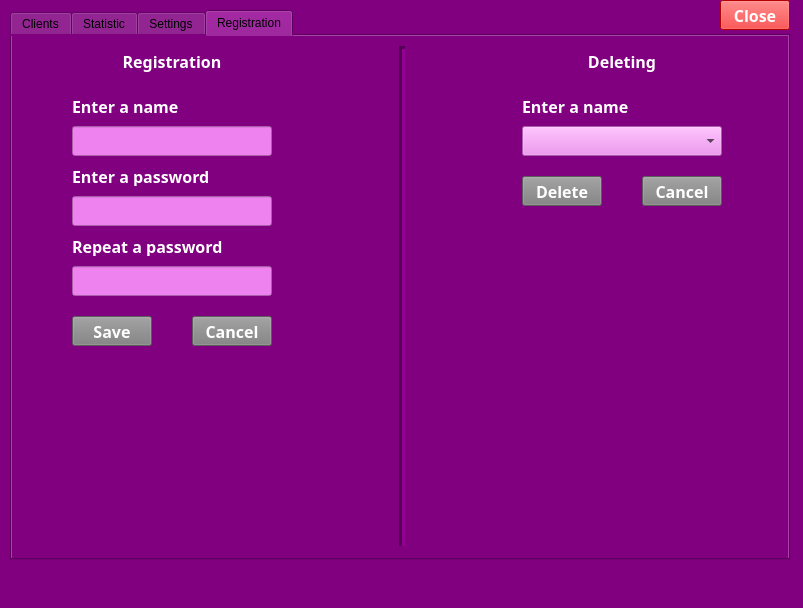
<?xml version="1.0" encoding="UTF-8"?>
<ui version="4.0">
 <class>MainWindow</class>
 <widget class="QMainWindow" name="MainWindow">
  <property name="geometry">
   <rect>
    <x>0</x>
    <y>0</y>
    <width>803</width>
    <height>608</height>
   </rect>
  </property>
  <property name="sizePolicy">
   <sizepolicy hsizetype="Fixed" vsizetype="Fixed">
    <horstretch>0</horstretch>
    <verstretch>0</verstretch>
   </sizepolicy>
  </property>
  <property name="minimumSize">
   <size>
    <width>803</width>
    <height>608</height>
   </size>
  </property>
  <property name="maximumSize">
   <size>
    <width>803</width>
    <height>608</height>
   </size>
  </property>
  <property name="windowTitle">
   <string> Server administration</string>
  </property>
  <property name="styleSheet">
   <string notr="true">QWidget {
	background-color: purple;
	color: black;
}

QLineEdit {
	background-color: violet;
	color: black;
}

QPushButton {
	background-color: grey;
	color: white;
}

QLabel {;
	color: white;
}

QTableView {
	background-color: white;
	color: black;
	font: 63 10pt &quot;Lucida Sans&quot;;
}</string>
  </property>
  <widget class="QWidget" name="centralwidget">
   <widget class="QTabWidget" name="tabWidget">
    <property name="geometry">
     <rect>
      <x>10</x>
      <y>10</y>
      <width>780</width>
      <height>550</height>
     </rect>
    </property>
    <property name="currentIndex">
     <number>3</number>
    </property>
    <widget class="QWidget" name="tab_clients">
     <attribute name="title">
      <string>Clients</string>
     </attribute>
     <widget class="QTableView" name="tableView_clients">
      <property name="geometry">
       <rect>
        <x>5</x>
        <y>30</y>
        <width>765</width>
        <height>490</height>
       </rect>
      </property>
     </widget>
     <widget class="QLabel" name="lbl_clients">
      <property name="geometry">
       <rect>
        <x>5</x>
        <y>5</y>
        <width>200</width>
        <height>20</height>
       </rect>
      </property>
      <property name="font">
       <font>
        <family>Lucida Sans</family>
        <pointsize>10</pointsize>
       </font>
      </property>
      <property name="text">
       <string>Active Clients List:</string>
      </property>
     </widget>
     <widget class="QPushButton" name="btn_refresh">
      <property name="geometry">
       <rect>
        <x>695</x>
        <y>5</y>
        <width>75</width>
        <height>25</height>
       </rect>
      </property>
      <property name="font">
       <font>
        <family>Lucida Sans</family>
        <pointsize>10</pointsize>
        <weight>75</weight>
        <bold>true</bold>
       </font>
      </property>
      <property name="text">
       <string>Refresh</string>
      </property>
     </widget>
    </widget>
    <widget class="QWidget" name="tab_statistic">
     <attribute name="title">
      <string>Statistic</string>
     </attribute>
     <widget class="QTableView" name="tableView_statistic">
      <property name="geometry">
       <rect>
        <x>5</x>
        <y>5</y>
        <width>765</width>
        <height>515</height>
       </rect>
      </property>
     </widget>
    </widget>
    <widget class="QWidget" name="tab_settings">
     <attribute name="title">
      <string>Settings</string>
     </attribute>
     <widget class="QLineEdit" name="lineEdit_db_path">
      <property name="geometry">
       <rect>
        <x>190</x>
        <y>20</y>
        <width>200</width>
        <height>30</height>
       </rect>
      </property>
      <property name="font">
       <font>
        <family>Lucida Sans</family>
        <pointsize>12</pointsize>
        <weight>75</weight>
        <bold>true</bold>
       </font>
      </property>
     </widget>
     <widget class="QLabel" name="lbl_bd_path">
      <property name="geometry">
       <rect>
        <x>20</x>
        <y>20</y>
        <width>150</width>
        <height>30</height>
       </rect>
      </property>
      <property name="font">
       <font>
        <family>Lucida Sans</family>
        <pointsize>12</pointsize>
        <weight>75</weight>
        <bold>true</bold>
       </font>
      </property>
      <property name="text">
       <string>BD Path</string>
      </property>
     </widget>
     <widget class="QLabel" name="lbl_bd_name">
      <property name="geometry">
       <rect>
        <x>20</x>
        <y>70</y>
        <width>150</width>
        <height>30</height>
       </rect>
      </property>
      <property name="font">
       <font>
        <family>Lucida Sans</family>
        <pointsize>12</pointsize>
        <weight>75</weight>
        <bold>true</bold>
       </font>
      </property>
      <property name="text">
       <string>BD Name</string>
      </property>
     </widget>
     <widget class="QLabel" name="lbl_address">
      <property name="geometry">
       <rect>
        <x>20</x>
        <y>120</y>
        <width>150</width>
        <height>30</height>
       </rect>
      </property>
      <property name="font">
       <font>
        <family>Lucida Sans</family>
        <pointsize>12</pointsize>
        <weight>75</weight>
        <bold>true</bold>
       </font>
      </property>
      <property name="text">
       <string>Listened Address</string>
      </property>
     </widget>
     <widget class="QLabel" name="lbl_port">
      <property name="geometry">
       <rect>
        <x>20</x>
        <y>170</y>
        <width>150</width>
        <height>30</height>
       </rect>
      </property>
      <property name="font">
       <font>
        <family>Lucida Sans</family>
        <pointsize>12</pointsize>
        <weight>75</weight>
        <bold>true</bold>
       </font>
      </property>
      <property name="text">
       <string>Listened Port</string>
      </property>
     </widget>
     <widget class="QLineEdit" name="lineEdit_db_name">
      <property name="geometry">
       <rect>
        <x>190</x>
        <y>70</y>
        <width>200</width>
        <height>30</height>
       </rect>
      </property>
      <property name="font">
       <font>
        <family>Lucida Sans</family>
        <pointsize>12</pointsize>
        <weight>75</weight>
        <bold>true</bold>
       </font>
      </property>
     </widget>
     <widget class="QLineEdit" name="lineEdit_address">
      <property name="geometry">
       <rect>
        <x>190</x>
        <y>120</y>
        <width>200</width>
        <height>30</height>
       </rect>
      </property>
      <property name="font">
       <font>
        <family>Lucida Sans</family>
        <pointsize>12</pointsize>
        <weight>75</weight>
        <bold>true</bold>
       </font>
      </property>
     </widget>
     <widget class="QLineEdit" name="lineEdit_port">
      <property name="geometry">
       <rect>
        <x>190</x>
        <y>170</y>
        <width>200</width>
        <height>30</height>
       </rect>
      </property>
      <property name="font">
       <font>
        <family>Lucida Sans</family>
        <pointsize>12</pointsize>
        <weight>75</weight>
        <bold>true</bold>
       </font>
      </property>
     </widget>
     <widget class="QPushButton" name="btn_find_db">
      <property name="geometry">
       <rect>
        <x>420</x>
        <y>20</y>
        <width>75</width>
        <height>30</height>
       </rect>
      </property>
      <property name="font">
       <font>
        <family>Lucida Sans</family>
        <pointsize>12</pointsize>
        <weight>75</weight>
        <bold>true</bold>
       </font>
      </property>
      <property name="text">
       <string>Find...</string>
      </property>
     </widget>
     <widget class="QPushButton" name="btn_save">
      <property name="geometry">
       <rect>
        <x>190</x>
        <y>220</y>
        <width>200</width>
        <height>30</height>
       </rect>
      </property>
      <property name="font">
       <font>
        <family>Lucida Sans</family>
        <pointsize>12</pointsize>
        <weight>75</weight>
        <bold>true</bold>
       </font>
      </property>
      <property name="text">
       <string>Save</string>
      </property>
     </widget>
     <widget class="QPushButton" name="btn_run">
      <property name="geometry">
       <rect>
        <x>190</x>
        <y>270</y>
        <width>200</width>
        <height>30</height>
       </rect>
      </property>
      <property name="font">
       <font>
        <family>Lucida Sans</family>
        <pointsize>12</pointsize>
        <weight>75</weight>
        <bold>true</bold>
       </font>
      </property>
      <property name="text">
       <string>Run</string>
      </property>
     </widget>
    </widget>
    <widget class="QWidget" name="tab_add">
     <attribute name="title">
      <string>Registration</string>
     </attribute>
     <widget class="QLabel" name="lbl_reg_name">
      <property name="geometry">
       <rect>
        <x>60</x>
        <y>60</y>
        <width>200</width>
        <height>20</height>
       </rect>
      </property>
      <property name="font">
       <font>
        <family>Lucida Sans</family>
        <pointsize>12</pointsize>
        <weight>75</weight>
        <bold>true</bold>
       </font>
      </property>
      <property name="text">
       <string>Enter a name</string>
      </property>
     </widget>
     <widget class="QLineEdit" name="line_reg_name">
      <property name="geometry">
       <rect>
        <x>60</x>
        <y>90</y>
        <width>200</width>
        <height>30</height>
       </rect>
      </property>
      <property name="font">
       <font>
        <family>Lucida Sans</family>
        <pointsize>12</pointsize>
        <weight>75</weight>
        <bold>true</bold>
       </font>
      </property>
     </widget>
     <widget class="QLineEdit" name="line_pass">
      <property name="geometry">
       <rect>
        <x>60</x>
        <y>160</y>
        <width>200</width>
        <height>30</height>
       </rect>
      </property>
      <property name="font">
       <font>
        <family>Lucida Sans</family>
        <pointsize>12</pointsize>
        <weight>75</weight>
        <bold>true</bold>
       </font>
      </property>
      <property name="echoMode">
       <enum>QLineEdit::Password</enum>
      </property>
     </widget>
     <widget class="QLabel" name="lbl_pass">
      <property name="geometry">
       <rect>
        <x>60</x>
        <y>130</y>
        <width>200</width>
        <height>20</height>
       </rect>
      </property>
      <property name="font">
       <font>
        <family>Lucida Sans</family>
        <pointsize>12</pointsize>
        <weight>75</weight>
        <bold>true</bold>
       </font>
      </property>
      <property name="text">
       <string>Enter a password</string>
      </property>
     </widget>
     <widget class="QLineEdit" name="line_pass2">
      <property name="geometry">
       <rect>
        <x>60</x>
        <y>230</y>
        <width>200</width>
        <height>30</height>
       </rect>
      </property>
      <property name="font">
       <font>
        <family>Lucida Sans</family>
        <pointsize>12</pointsize>
        <weight>75</weight>
        <bold>true</bold>
       </font>
      </property>
      <property name="echoMode">
       <enum>QLineEdit::Password</enum>
      </property>
     </widget>
     <widget class="QLabel" name="lbl_pass2">
      <property name="geometry">
       <rect>
        <x>60</x>
        <y>200</y>
        <width>200</width>
        <height>20</height>
       </rect>
      </property>
      <property name="font">
       <font>
        <family>Lucida Sans</family>
        <pointsize>12</pointsize>
        <weight>75</weight>
        <bold>true</bold>
       </font>
      </property>
      <property name="text">
       <string>Repeat a password</string>
      </property>
     </widget>
     <widget class="QPushButton" name="btn_reg">
      <property name="geometry">
       <rect>
        <x>60</x>
        <y>280</y>
        <width>80</width>
        <height>30</height>
       </rect>
      </property>
      <property name="font">
       <font>
        <family>Lucida Sans</family>
        <pointsize>12</pointsize>
        <weight>75</weight>
        <bold>true</bold>
       </font>
      </property>
      <property name="text">
       <string>Save</string>
      </property>
     </widget>
     <widget class="QPushButton" name="btn_reg_cancel">
      <property name="geometry">
       <rect>
        <x>180</x>
        <y>280</y>
        <width>80</width>
        <height>30</height>
       </rect>
      </property>
      <property name="font">
       <font>
        <family>Lucida Sans</family>
        <pointsize>12</pointsize>
        <weight>75</weight>
        <bold>true</bold>
       </font>
      </property>
      <property name="text">
       <string>Cancel</string>
      </property>
     </widget>
     <widget class="QLabel" name="label_4">
      <property name="geometry">
       <rect>
        <x>60</x>
        <y>10</y>
        <width>200</width>
        <height>30</height>
       </rect>
      </property>
      <property name="font">
       <font>
        <family>Lucida Sans</family>
        <pointsize>12</pointsize>
        <weight>75</weight>
        <bold>true</bold>
       </font>
      </property>
      <property name="layoutDirection">
       <enum>Qt::LeftToRight</enum>
      </property>
      <property name="text">
       <string>Registration</string>
      </property>
      <property name="alignment">
       <set>Qt::AlignCenter</set>
      </property>
     </widget>
     <widget class="QLabel" name="label_5">
      <property name="geometry">
       <rect>
        <x>510</x>
        <y>10</y>
        <width>200</width>
        <height>30</height>
       </rect>
      </property>
      <property name="font">
       <font>
        <family>Lucida Sans</family>
        <pointsize>12</pointsize>
        <weight>75</weight>
        <bold>true</bold>
       </font>
      </property>
      <property name="layoutDirection">
       <enum>Qt::LeftToRight</enum>
      </property>
      <property name="text">
       <string>Deleting</string>
      </property>
      <property name="alignment">
       <set>Qt::AlignCenter</set>
      </property>
     </widget>
     <widget class="QLabel" name="lbl_del_name">
      <property name="geometry">
       <rect>
        <x>510</x>
        <y>60</y>
        <width>200</width>
        <height>20</height>
       </rect>
      </property>
      <property name="font">
       <font>
        <family>Lucida Sans</family>
        <pointsize>12</pointsize>
        <weight>75</weight>
        <bold>true</bold>
       </font>
      </property>
      <property name="text">
       <string>Enter a name</string>
      </property>
     </widget>
     <widget class="QPushButton" name="btn_del">
      <property name="geometry">
       <rect>
        <x>510</x>
        <y>140</y>
        <width>80</width>
        <height>30</height>
       </rect>
      </property>
      <property name="font">
       <font>
        <family>Lucida Sans</family>
        <pointsize>12</pointsize>
        <weight>75</weight>
        <bold>true</bold>
       </font>
      </property>
      <property name="text">
       <string>Delete</string>
      </property>
     </widget>
     <widget class="QPushButton" name="btn_del_cancel">
      <property name="geometry">
       <rect>
        <x>630</x>
        <y>140</y>
        <width>80</width>
        <height>30</height>
       </rect>
      </property>
      <property name="font">
       <font>
        <family>Lucida Sans</family>
        <pointsize>12</pointsize>
        <weight>75</weight>
        <bold>true</bold>
       </font>
      </property>
      <property name="text">
       <string>Cancel</string>
      </property>
     </widget>
     <widget class="Line" name="line">
      <property name="geometry">
       <rect>
        <x>380</x>
        <y>10</y>
        <width>20</width>
        <height>500</height>
       </rect>
      </property>
      <property name="styleSheet">
       <string notr="true"/>
      </property>
      <property name="lineWidth">
       <number>3</number>
      </property>
      <property name="orientation">
       <enum>Qt::Vertical</enum>
      </property>
     </widget>
     <widget class="QComboBox" name="comboBox">
      <property name="geometry">
       <rect>
        <x>510</x>
        <y>90</y>
        <width>200</width>
        <height>30</height>
       </rect>
      </property>
      <property name="styleSheet">
       <string notr="true">background-color: violet;
color: black;</string>
      </property>
     </widget>
    </widget>
   </widget>
   <widget class="QPushButton" name="btn_exit">
    <property name="geometry">
     <rect>
      <x>720</x>
      <y>0</y>
      <width>70</width>
      <height>30</height>
     </rect>
    </property>
    <property name="font">
     <font>
      <family>Lucida Sans</family>
      <pointsize>12</pointsize>
      <weight>75</weight>
      <bold>true</bold>
     </font>
    </property>
    <property name="styleSheet">
     <string notr="true">background-color: red;</string>
    </property>
    <property name="text">
     <string>Close</string>
    </property>
   </widget>
  </widget>
  <widget class="QMenuBar" name="menubar">
   <property name="geometry">
    <rect>
     <x>0</x>
     <y>0</y>
     <width>803</width>
     <height>21</height>
    </rect>
   </property>
  </widget>
  <widget class="QStatusBar" name="statusbar"/>
 </widget>
 <resources/>
 <connections/>
</ui>
